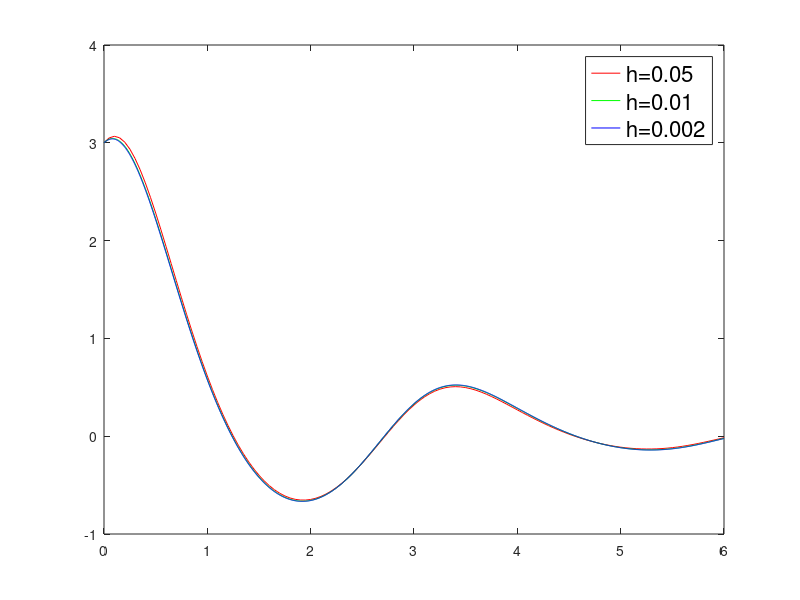

The MATLAB script that drew this image:
%Initial conditions
clear
y0=3;
yprim0=1;

%Step calculations
h1=0.05;
h2=0.01;
h3=0.002;
x1=0:h1:6;
x2=0:h2:6;
x3=0:h3:6;
y1(1)=y0;
y2(1)=y0;
y3(1)=y0;
y1(2)=yprim0*h1+y0;
y2(2)=yprim0*h2+y0;
y3(2)=yprim0*h3+y0;


%Filling arrays
for k=2:length(x1)-1
  y1(k+1)=(2-(1+sin(2*x1(k)))*h1-4*h1^2)*y1(k)+((1+sin(2*x1(k)))*h1-1)*y1(k-1);
end

for k=2:length(x2)-1
  y2(k+1)=(2-(1+sin(2*x2(k)))*h2-4*h2^2)*y2(k)+((1+sin(2*x2(k)))*h2-1)*y2(k-1);
end

for k=2:length(x3)-1
  y3(k+1)=(2-(1+sin(2*x3(k)))*h3-4*h3^2)*y3(k)+((1+sin(2*x3(k)))*h3-1)*y3(k-1);
end


%Plotting
plot(x1,y1,'r','DisplayName','h=0.05')
hold on
plot(x2,y2,'g','DisplayName','h=0.01')
plot(x3,y3,'b','DisplayName','h=0.002')
lgd=legend;
set(lgd,'FontSize',16);


